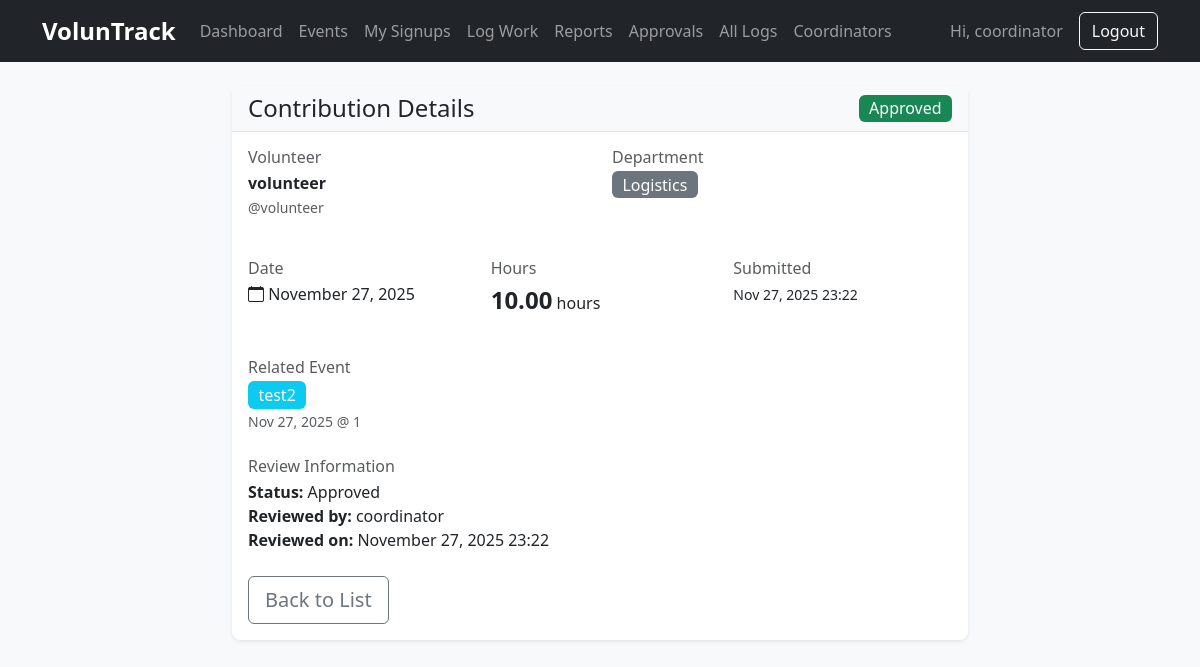
Screenshot of /approvals/6/ (signed in) with the database file from the repository.
### hub/models.py (models this page shows, shortened)
class Contribution(models.Model):
    STATUS_CHOICES = [
        ("PENDING", "Pending"),
        ("APPROVED", "Approved"),
        ("REJECTED", "Rejected"),
    ]
    user = models.ForeignKey(
        User,
        on_delete=models.CASCADE,
        help_text="The volunteer who logged this contribution"
    )
    event = models.ForeignKey(
        Event,
        null=True,
        blank=True,
        on_delete=models.SET_NULL,
        help_text="Optional associated event (null for non-event work)"
    )
    department = models.ForeignKey(
        Department,
        on_delete=models.CASCADE,
        help_text="Department this work was performed for"
    )
    date = models.DateField(
        default=timezone.now,
        help_text="Date when the volunteer work was performed"
    )
    hours = models.DecimalField(
        max_digits=5,
        decimal_places=2,
        help_text="Number of hours worked (e.g., 2.5 for 2 hours 30 minutes)"
    )
    description = models.TextField(
        blank=True,
        help_text="Optional description of work performed"
    )
    status = models.CharField(
        max_length=8,
        choices=STATUS_CHOICES,
        default="PENDING",
        help_text="Current approval status"
    )
    approved_by = models.ForeignKey(
        User,
        null=True,
        blank=True,
        on_delete=models.SET_NULL,
        related_name="contributions_approved",
        help_text="Coordinator who reviewed this contribution"
    )
    approved_at = models.DateTimeField(
        null=True,
        blank=True,
        help_text="When this contribution was reviewed"
    )
    rejection_reason = models.TextField(
        blank=True,
        help_text="Reason for rejection (if applicable)"
    )
    created_at = models.DateTimeField(
        auto_now_add=True,
        help_text="When this contribution was submitted"
    )
    class Meta:
        ordering = ["-created_at"]

class Department(models.Model):
    name = models.CharField(max_length=100, unique=True)
    class Meta:
        ordering = ['name']

class Event(models.Model):
    STATUS_CHOICES = [
        ("SCHEDULED", "Scheduled"),
        ("COMPLETED", "Completed"),
        ("CANCELLED", "Cancelled"),
    ]
    title = models.CharField(
        max_length=200,
        help_text="Name of the volunteer event"
    )
    description = models.TextField(
        blank=True,
        help_text="Detailed description of the event"
    )
    department = models.ForeignKey(
        Department,
        null=True,
        blank=True,
        on_delete=models.SET_NULL,
        help_text="Optional department this event belongs to"
    )
    date = models.DateTimeField(
        help_text="When the event takes place"
    )
    location = models.CharField(
        max_length=200,
        help_text="Where the event takes place"
    )
    capacity = models.PositiveIntegerField(
        default=0,
        help_text="Maximum number of signups (0 = unlimited)"
    )
    status = models.CharField(
        max_length=10,
        choices=STATUS_CHOICES,
        default="SCHEDULED",
        help_text="Current status in event lifecycle"
    )
    created_by = models.ForeignKey(
        User,
        on_delete=models.CASCADE,
        related_name="events_created",
        help_text="Coordinator who created this event"
    )
    created_at = models.DateTimeField(
        auto_now_add=True,
        help_text="When this event was created"
    )
    class Meta:
        ordering = ["date"]

### hub/views.py (the view)
# urls.py: path("approvals/<int:pk>/", views.approval_detail, name="approval_detail"),
@login_required
@coordinator_required
def approval_detail(request, pk):
    contribution = get_object_or_404(Contribution, pk=pk)
    return render(request, "hub/approval_detail.html", {"contrib": contribution})

### hub/templates/hub/approval_detail.html (shortened to what this page needs)
{% extends "hub/base.html" %}
{% block content %}
<div class="row justify-content-center">
  <div class="col-md-8">
    <div class="card shadow">
      <div class="card-header d-flex justify-content-between align-items-center">
        <h4 class="mb-0">Contribution Details</h4>
        {% if contrib.status == "PENDING" %}<span class="badge bg-warning text-dark fs-6">Pending Review</span>
        {% elif contrib.status == "APPROVED" %}<span class="badge bg-success fs-6">Approved</span>
        {% else %}<span class="badge bg-danger fs-6">Rejected</span>{% endif %}
      </div>
      <div class="card-body">
        <div class="row mb-4">
          <div class="col-md-6">
            <h6 class="text-muted mb-1">Volunteer</h6>
            <p class="mb-3"><strong>{{ contrib.user.get_full_name|default:contrib.user.username }}</strong><br><small class="text-muted">@{{ contrib.user.username }}</small></p>
          </div>
          <div class="col-md-6">
            <h6 class="text-muted mb-1">Department</h6>
            <p class="mb-3"><span class="badge bg-secondary fs-6">{{ contrib.department.name }}</span></p>
          </div>
        </div>
        <div class="row mb-4">
          <div class="col-md-4">
            <h6 class="text-muted mb-1">Date</h6>
            <p class="mb-3"><i class="bi bi-calendar"></i> {{ contrib.date|date:"F d, Y" }}</p>
          </div>
          <div class="col-md-4">
            <h6 class="text-muted mb-1">Hours</h6>
            <p class="mb-3"><strong class="fs-4">{{ contrib.hours }}</strong> hours</p>
          </div>
          <div class="col-md-4">
            <h6 class="text-muted mb-1">Submitted</h6>
            <p class="mb-3"><small>{{ contrib.created_at|date:"M d, Y H:i" }}</small></p>
          </div>
        </div>
        {% if contrib.event %}
        <div class="mb-4">
          <h6 class="text-muted mb-1">Related Event</h6>
          <p class="mb-0"><a href="{% url 'hub:event_detail' contrib.event.pk %}"><span class="badge bg-info fs-6">{{ contrib.event.title }}</span></a><br><small class="text-muted">{{ contrib.event.date|date:"M d, Y" }} @ {{ contrib.event.location }}</small></p>
        </div>
        {% endif %}
        {% if contrib.approved_by %}
        <div class="mb-4">
          <h6 class="text-muted mb-1">Review Information</h6>
          <p class="mb-0"><strong>Status:</strong> {{ contrib.get_status_display }}<br><strong>Reviewed by:</strong> {{ contrib.approved_by.get_full_name|default:contrib.approved_by.username }}{% if contrib.approved_at %}<br><strong>Reviewed on:</strong> {{ contrib.approved_at|date:"F d, Y H:i" }}{% endif %}</p>
        </div>
        {% endif %}
        <div class="d-flex gap-2 mt-4">
          <a href="{% url 'hub:approvals_list' %}?status={{ contrib.status }}" class="btn btn-outline-secondary btn-lg">Back to List</a>
        </div>
      </div>
    </div>
  </div>
</div>
{% endblock %}

### hub/templates/hub/base.html (shortened to what this page needs)
<!DOCTYPE html>
<html lang="en">
<head>
  <link href="https://cdn.jsdelivr.net/npm/bootstrap@5.3.3/dist/css/bootstrap.min.css" rel="stylesheet">
  <link href="https://cdn.jsdelivr.net/npm/bootstrap-icons@1.11.3/font/bootstrap-icons.min.css" rel="stylesheet">
  {% load static %}
  <link href="{% static 'hub/main.css' %}" rel="stylesheet">
</head>
<body>
<nav class="navbar navbar-expand-lg navbar-dark bg-dark mb-4">
  <div class="container">
    <a class="navbar-brand" href="{% url 'hub:home' %}">VolunTrack</a>
    <div class="collapse navbar-collapse" id="navbarMain">
      <ul class="navbar-nav me-auto">
        {% if user.is_authenticated %}
          <li class="nav-item">
            <a class="nav-link" href="{% url 'hub:dashboard' %}">Dashboard</a>
          </li>
          <li class="nav-item">
            <a class="nav-link" href="{% url 'hub:events_list' %}">Events</a>
          </li>
          <li class="nav-item">
            <a class="nav-link" href="{% url 'hub:signup_list' %}">My Signups</a>
          </li>
          <li class="nav-item">
            <a class="nav-link" href="{% url 'hub:contribution_create' %}">Log Work</a>
          </li>
          <li class="nav-item">
            <a class="nav-link" href="{% url 'hub:reports' %}">Reports</a>
          </li>
          {% if user.profile.is_coordinator %}
            <li class="nav-item">
              <a class="nav-link" href="{% url 'hub:approvals_list' %}">Approvals</a>
            </li>
            <li class="nav-item">
              <a class="nav-link" href="{% url 'hub:all_logs' %}">All Logs</a>
            </li>
            <li class="nav-item">
              <a class="nav-link" href="{% url 'hub:coordinator_management' %}">Coordinators</a>
            </li>
          {% endif %}
        {% endif %}
      </ul>
      <ul class="navbar-nav">
        {% if user.is_authenticated %}
          <li class="nav-item d-flex align-items-center justify-content-center">
            <span class="navbar-text me-3 mb-0">Hi, {{ user.username }}</span>
            <form method="post" action="{% url 'logout' %}" class="d-inline mb-0">
              <button class="btn btn-outline-light">Logout</button>
            </form>
          </li>
        {% endif %}
      </ul>
    </div>
  </div>
</nav>
<div class="container">
  {% block content %}{% endblock %}
</div>
</body>
</html>

### hub/static/hub/main.css (style rules this page uses)
body { padding-bottom: 4rem; background-color: #f8f9fa; }
.navbar-brand { font-weight: 600; font-size: 1.5rem; }
.card { border: none; border-radius: 0.5rem; }
.card.shadow { box-shadow: 0 0.125rem 0.25rem rgba(0, 0, 0, 0.075) !important; }
.card-header { background-color: #f8f9fa; border-bottom: 1px solid #dee2e6; font-weight: 600; }
.badge { font-weight: 500; padding: 0.35em 0.65em; }
.btn { border-radius: 0.375rem; font-weight: 500; }

### rows the page displays
Contribution: user.get_full_name "volunteer", user.username "volunteer", department.name "Logistics", date "November 27, 2025", hours "10.00", created_at "Nov 27, 2025 23:22", event "test2", event "Nov 27, 2025", event.location "1", status "Approved", approved_by.get_full_name "coordinator", approved_at "November 27, 2025 23:22"

### other values shown
{{ user.username }} "coordinator"
